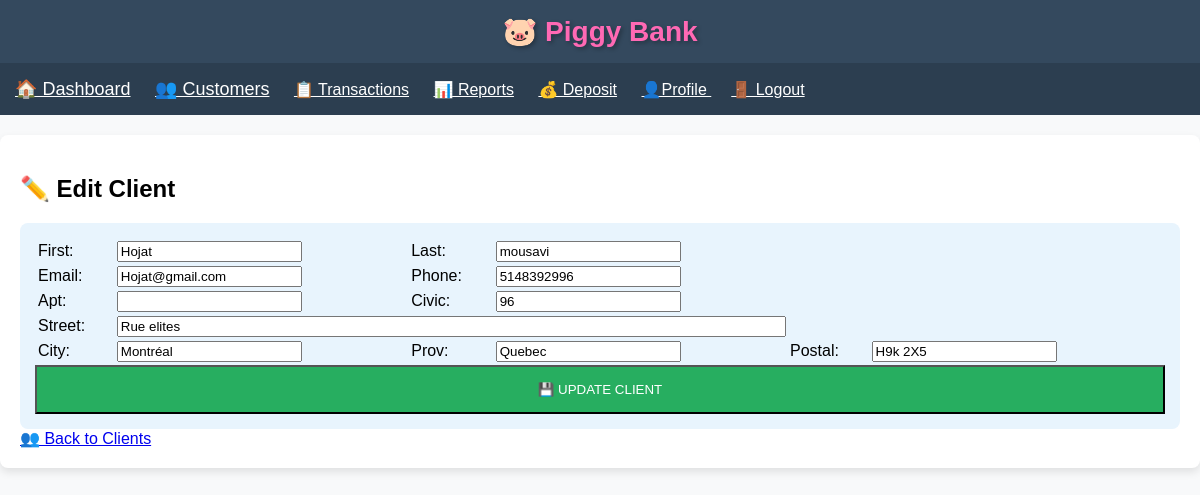
Page /edit_client/2 on the earlier database version.
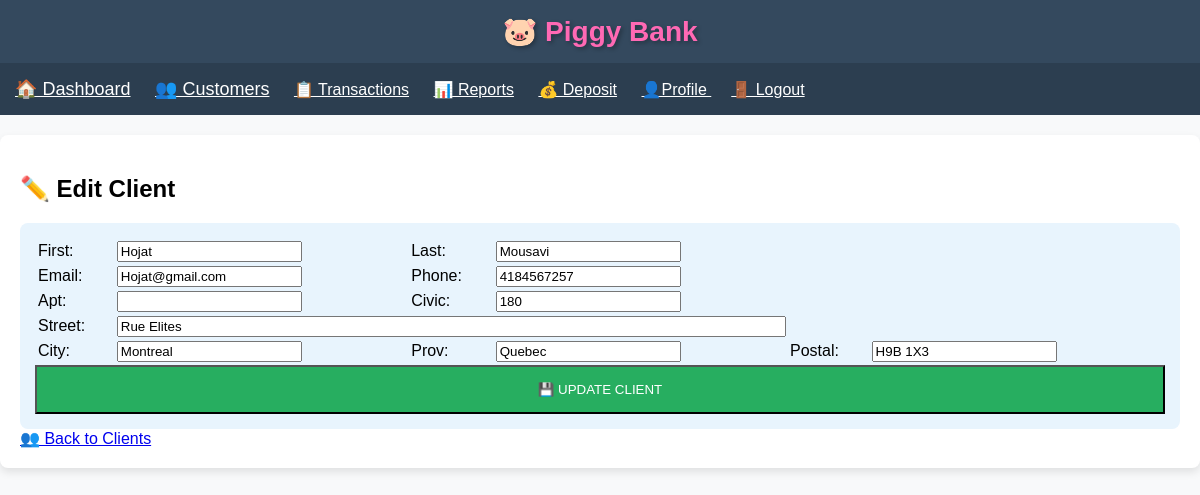
Same page on the later database version.
### app.py (models this page shows)
class Client(db.Model):
    id = db.Column(db.Integer, primary_key=True)
    first_name = db.Column(db.String(50), nullable=False)
    last_name = db.Column(db.String(50), nullable=False)
    email = db.Column(db.String(100), unique=True, nullable=False)
    phone = db.Column(db.String(20), nullable=False)
    apartment = db.Column(db.String(10))
    civic_number = db.Column(db.String(10), nullable=False)
    street = db.Column(db.String(100), nullable=False)
    city = db.Column(db.String(50), nullable=False)
    province = db.Column(db.String(10), nullable=False)
    postal_code = db.Column(db.String(10), nullable=False)
    created_at = db.Column(db.DateTime, default=datetime.utcnow)
    transactions = db.relationship('Transaction', backref='client', lazy=True)

### app.py (the view, shortened to what this page needs)
@app.route('/edit_client/<int:client_id>', methods=['GET', 'POST'])
def edit_client(client_id):
    client = Client.query.get_or_404(client_id)
    return render_template('edit_client.html', client=client)

### templates/edit_client.html (shortened to what this page needs)
{% extends "base.html" %}
{% block content %}
<h2>✏️ Edit Client</h2>
<div style="background:#e8f4fd; padding:15px; border-radius:8px;">
    <form method="POST">
        <table style="width:100%;">
            <tr><td>First:</td><td><input name="first_name" value="{{ client.first_name }}" required></td>
                <td>Last:</td><td><input name="last_name" value="{{ client.last_name }}" required></td></tr>
            <tr><td>Email:</td><td><input name="email" type="email" value="{{ client.email }}" required></td>
                <td>Phone:</td><td><input name="phone" value="{{ client.phone }}" required></td></tr>
            <tr><td>Apt:</td><td><input name="apartment" value="{{ client.apartment or '' }}"></td>
                <td>Civic:</td><td><input name="civic_number" value="{{ client.civic_number }}" required></td></tr>
            <tr><td>Street:</td><td colspan="3"><input name="street" value="{{ client.street }}" required style="width:100%;"></td></tr>
            <tr><td>City:</td><td><input name="city" value="{{ client.city }}" required></td>
                <td>Prov:</td><td><input name="province" value="{{ client.province }}" required></td>
                <td>Postal:</td><td><input name="postal_code" value="{{ client.postal_code }}" required></td></tr>
        </table>
        <input type="submit" value="💾 UPDATE CLIENT" style="width:100%; padding:15px; background:#27ae60; color:white;">
    </form>
</div>
<a href="{{ url_for('clients') }}">👥 Back to Clients</a>
{% endblock %}

### templates/base.html (shortened to what this page needs)
<!DOCTYPE html>
<html lang="en">
<head>
</head>
<body>
    <div class="header">
        <h1>🐷 <span style="color: #ff69b4;">Piggy Bank</span></h1>
    </div>
   <nav style="background:#2c3e50; padding:15px;">
    <a href="{{ url_for('index') }}" style="color:white; margin-right:20px; font-size:18px;">🏠 Dashboard</a>
    <a href="{{ url_for('customers') }}" style="color:white; margin-right:20px; font-size:18px;">👥 Customers</a>
    <a href="{{ url_for('transactions') }}" style="color:white; margin-right:20px;">📋 Transactions</a>
	<a href="{{ url_for('reports') }}"style="color:white; margin-right:20px;">📊 Reports</a>
    <a href="{{ url_for('deposit') }}" style="color:white; margin-right:20px;">💰 Deposit</a>
    <a href="{{ url_for('profile') }}" style="color:white; margin-right:20px;">👤Profile {{ session.username }}</a>
    <a href="{{ url_for('logout') }}" style="color:white;">🚪 Logout</a>
	</nav>
    <div class="container">
        {% block content %}{% endblock %}
    </div>
</body>
</html>

### templates/base.html (style rules this page uses)
* { box-sizing: border-box; }
body { font-family: Arial; margin: 0; padding: 0; background: #f8f9fa; }
.header { background: #34495e; color: white; padding: 15px; text-align: center; box-shadow: 0 2px 5px rgba(0,0,0,0.1); }
.header h1 { margin: 0; font-size: 28px; text-shadow: 2px 2px 4px rgba(0,0,0,0.3); }
.container { max-width: 1200px; margin: 20px auto; padding: 20px; background: white; border-radius: 8px; box-shadow: 0 4px 8px rgba(0,0,0,0.1); }

Differences in the rows shown:
changed Client "Hojat": last_name "mousavi" → "Mousavi"; phone "5148392996" → "4184567257"; civic_number "96" → "180"; street "Rue elites" → "Rue Elites"; city "Montréal" → "Montreal"; postal_code "H9k 2X5" → "H9B 1X3"
